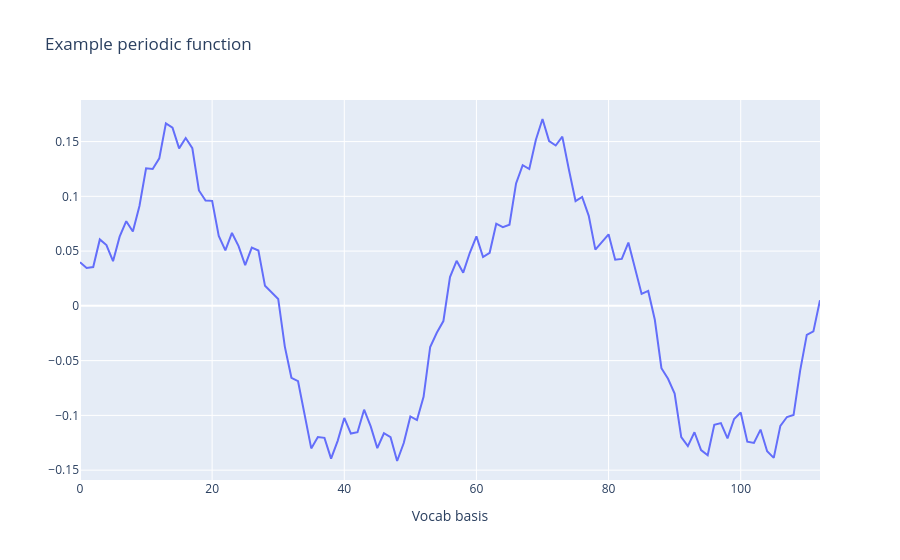

Notebook cell for this chart:
### Markdown cell above
We can demonstrate this transformation on an example function which looks periodic. The key intuition is that **'function looks periodic in the original basis'** implies **'function is sparse in the Fourier basis'**. Note that functions over the integers $[0, p-1]$ are equivalent to vectors in $\mathbb{R}^p$, since we can associate any such function $f$ with the vector:

$$
\begin{bmatrix}
f(0) \\
f(1) \\
\vdots \\
f(p-1)
\end{bmatrix}
$$

### Code cell
v = sum([fourier_basis[4], fourier_basis[15] / 5, fourier_basis[67] / 10])

utils.line(v, xaxis="Vocab basis", title="Example periodic function")
utils.line(
    fft1d(v),
    xaxis="Fourier Basis",
    title="Fourier Transform of example function",
    hover=fourier_basis_names,
)

### Figure 1 — Plotly figure (JSON) as saved in the notebook; plotly's stock layout.template omitted (floating-point values rounded to 4 significant figures)
{"data": [{"hovertemplate": "variable=0<br>index=%{x}<br>value=%{y}<extra></extra>", "legendgroup": "0", "line": {"color": "#636efa", "dash": "solid"}, "marker": {"symbol": "circle"}, "mode": "lines", "name": "0", "orientation": "v", "showlegend": true, "type": "scatter", "x": [0, 1, 2, 3, 4, 5, 6, 7, 8, 9, 10, 11, 12, 13, 14, 15, 16, 17, 18, 19, 20, 21, 22, 23, 24, 25, 26, 27, 28, 29, 30, 31, 32, 33, 34, 35, 36, 37, 38, 39, 40, 41, 42, 43, 44, 45, 46, 47, 48, 49, 50, 51, 52, 53, 54, 55, 56, 57, 58, 59, 60, 61, 62, 63, 64, 65, 66, 67, 68, 69, 70, 71, 72, 73, 74, 75, 76, 77, 78, 79, 80, 81, 82, 83, 84, 85, 86, 87, 88, 89, 90, 91, 92, 93, 94, 95, 96, 97, 98, 99, 100, 101, 102, 103, 104, 105, 106, 107, 108, 109, 110, 111, 112], "xaxis": "x", "y": [0.03991, 0.0346, 0.03543, 0.06069, 0.05557, 0.04075, 0.06317, 0.07727, 0.06792, 0.09121, 0.1256, 0.125, 0.1347, 0.1666, 0.1627, 0.1438, 0.1533, 0.1439, 0.1053, 0.09623, 0.09588, 0.06394, 0.05058, 0.06659, 0.05459, 0.03719, 0.05319, 0.05051, 0.0183, 0.01203, 0.006336, -0.03721, -0.06568, -0.06877, -0.09993, -0.1302, -0.1198, -0.1205, -0.1395, -0.1232, -0.1024, -0.1166, -0.1153, -0.09482, -0.11, -0.1299, -0.1163, -0.1199, -0.1416, -0.1252, -0.101, -0.1043, -0.08303, -0.03754, -0.02455, -0.01387, 0.02635, 0.04114, 0.0303, 0.04848, 0.06342, 0.04463, 0.04847, 0.07502, 0.07188, 0.07405, 0.1118, 0.1284, 0.125, 0.1517, 0.1706, 0.1505, 0.1464, 0.1545, 0.1243, 0.09568, 0.09945, 0.08215, 0.05134, 0.05885, 0.06533, 0.04209, 0.0429, 0.05779, 0.0342, 0.0109, 0.01364, -0.01269, -0.0569, -0.06653, -0.08008, -0.1198, -0.1281, -0.1154, -0.1317, -0.1364, -0.1087, -0.1071, -0.121, -0.1033, -0.09735, -0.124, -0.1252, -0.1129, -0.1328, -0.1388, -0.1096, -0.1015, -0.09969, -0.05893, -0.02644, -0.02327, 0.005073], "yaxis": "y"}], "layout": {"legend": {"title": {"text": "variable"}, "tracegroupgap": 0}, "showlegend": false, "title": {"text": "Example periodic function"}, "xaxis": {"anchor": "y", "domain": [0.0, 1.0], "title": {"text": "Vocab basis"}}, "yaxis": {"anchor": "x", "domain": [0.0, 1.0], "title": {"text": ""}}}}
